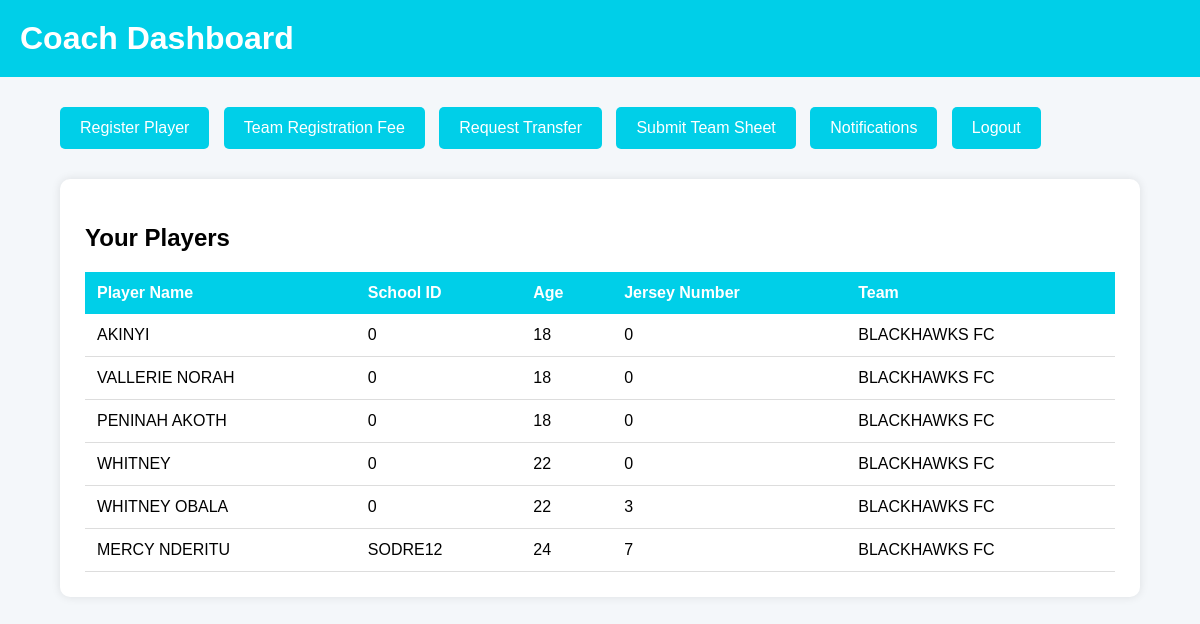
The app's page /dashboard/, older data.
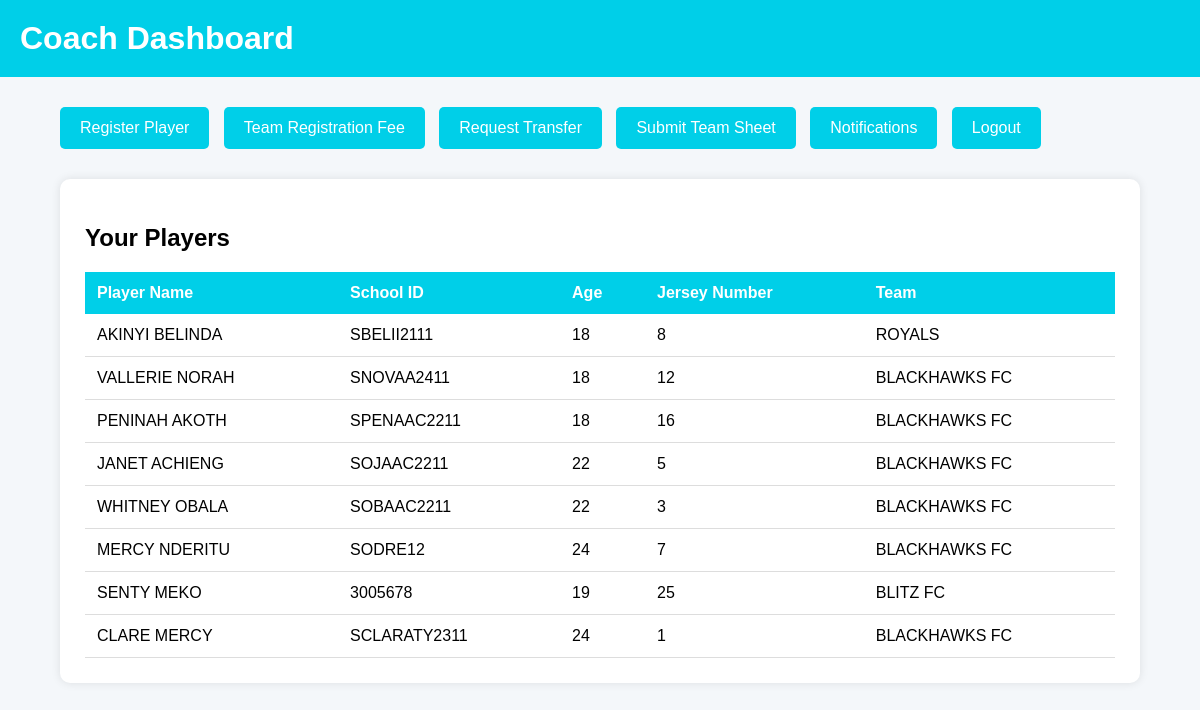
The same page, newer data.
### players/models.py (models this page shows, shortened)
class Player(models.Model):
    player_name = models.CharField(max_length=100)
    school_id = models.CharField(max_length=50)
    age = models.IntegerField(default=18)
    jersey_number = models.IntegerField(default=0)
    POSITION_CHOICES = (
        ('Goalkeeper', 'Goalkeeper'),
        ('Defender', 'Defender'),
        ('Midfielder', 'Midfielder'),
        ('Forward', 'Forward'),
    )
    position = models.CharField(
        max_length=20,
        choices=POSITION_CHOICES,
        default='Defender'
    )
    goals = models.IntegerField(default=0)
    assists = models.IntegerField(default=0)
    clean_sheets = models.IntegerField(default=0)
    goal_conceded = models.IntegerField(default=0)
    yellow_cards = models.IntegerField(default=0)
    red_cards = models.IntegerField(default=0)
    is_suspended = models.BooleanField(default=False)
    suspension_matches = models.IntegerField(default=0)
    team = models.ForeignKey(
        'teams.Team',
        on_delete=models.CASCADE,
        related_name='players'
    )

### teams/models.py (models this page shows, shortened)
class Team(models.Model):
    name = models.CharField(max_length=100)
    played = models.IntegerField(default=0)
    wins = models.IntegerField(default=0)
    draws = models.IntegerField(default=0)
    losses = models.IntegerField(default=0)
    goals_scored = models.IntegerField(default=0)
    goals_conceded = models.IntegerField(default=0)
    goal_difference = models.IntegerField(default=0)
    points = models.IntegerField(default=0)

### teams/views.py (the view)
# urls.py: path('dashboard/', views.coach_dashboard, name='coach_dashboard'),
def coach_dashboard(request):
    players = Player.objects.all()
    context = {
        'players': players
    }
    return render(
        request,
        'teams/coach_dashboard.html',
        context
    )

### templates/teams/coach_dashboard.html (shortened to what this page needs)
<!DOCTYPE html>
<html>
<head>
</head>
<body>
<div class="topbar">
    <h1>Coach Dashboard</h1>
</div>
<div class="container">
    <div class="menu">
        <a href="/register-player/">Register Player</a>
        <a href="/teams/payment/">
            Team Registration Fee
        </a>
        <a href="/request-transfer/">
            Request Transfer
        </a>
        <a href="/lineups/submit/">
            Submit Team Sheet
        </a>
        <a href="{% url 'notifications' %}">
            Notifications
        </a>
        <a href="/logout/">
            Logout
        </a>
    </div>
    <div class="card">
        <h2>Your Players</h2>
        <table>
            <tr>
                <th>Player Name</th>
                <th>School ID</th>
                <th>Age</th>
                <th>Jersey Number</th>
                <th>Team</th>
            </tr>
            {% for player in players %}
            <tr>
                <td>{{ player.player_name }}</td>
                <td>{{ player.school_id }}</td>
                <td>{{ player.age }}</td>
                <td>{{ player.jersey_number }}</td>
                <td>{{ player.team.name }}</td>
            </tr>
            {% endfor %}
        </table>
    </div>
</div>
</body>
</html>

### templates/teams/coach_dashboard.html (style rules this page uses)
body { font-family: Arial; background:#f4f7fa; margin:0; padding:0; }
.topbar { background:#00cfe8; padding:20px; }
.topbar h1 { color:white; margin:0; }
.container { width:90%; margin:30px auto; }
.menu { margin-bottom:30px; }
.menu a { background:#00cfe8; color:white; text-decoration:none; padding:12px 20px; border-radius:5px; margin-right:10px; display:inline-block; }
.card { background:white; padding:25px; border-radius:10px; margin-bottom:30px; box-shadow:0 0 10px rgba(0,0,0,0.1); }
table { width:100%; border-collapse:collapse; }
table th { background:#00cfe8; color:white; padding:12px; text-align:left; }
table td { padding:12px; border-bottom:1px solid #ddd; }

Row changes from the older to the newer data that the page shows:
changed Player: player_name "AKINYI" → "AKINYI BELINDA"; school_id "0" → "SBELII2111"; jersey_number "0" → "8"; team.name "BLACKHAWKS FC" → "ROYALS"
changed Player "VALLERIE NORAH": school_id "0" → "SNOVAA2411"; jersey_number "0" → "12"
changed Player "PENINAH AKOTH": school_id "0" → "SPENAAC2211"; jersey_number "0" → "16"
changed Player: player_name "WHITNEY" → "JANET ACHIENG"; school_id "0" → "SOJAAC2211"; jersey_number "0" → "5"
changed Player "WHITNEY OBALA": school_id "0" → "SOBAAC2211"
added Player: player_name "SENTY MEKO", school_id "3005678", age "19", jersey_number "25", team.name "BLITZ FC"
added Player: player_name "CLARE MERCY", school_id "SCLARATY2311", age "24", jersey_number "1", team.name "BLACKHAWKS FC"
